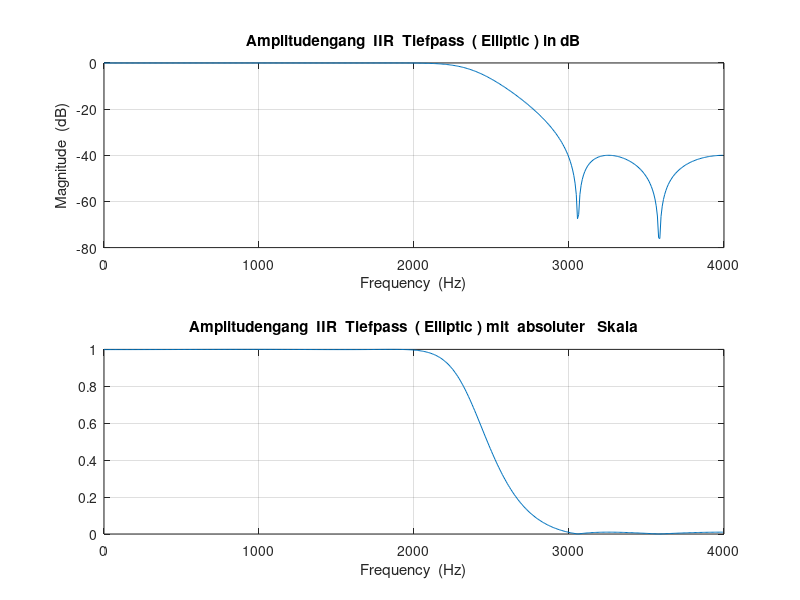
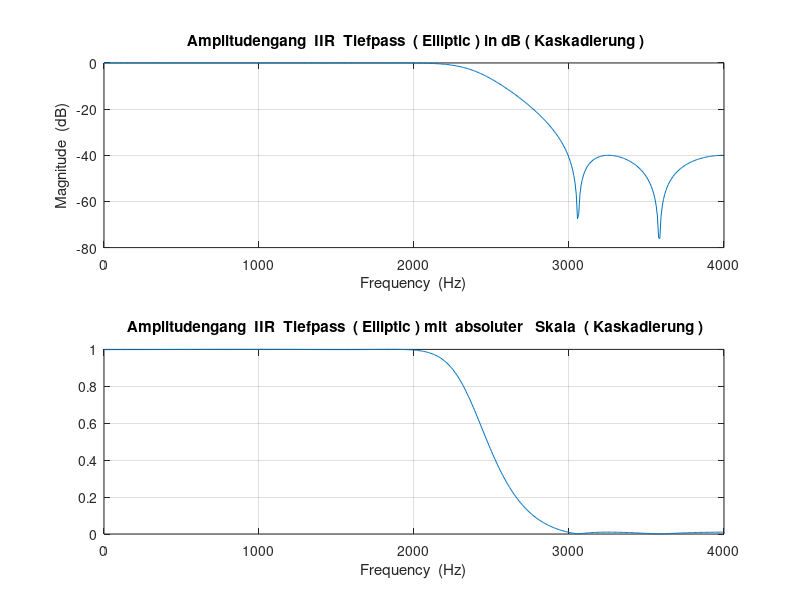

MATLAB code for these plots, in order:
%% DVP4 Filterentwurf IIR
% Filter Parameter

Fs = 8000;              % Sample frequency [Hz]
fg_passband = 1950;     % Passband corner frequency [Hz]
fg_stopband = 3000;     % Stopband corner frequency [Hz]

Wp = fg_passband/(Fs/2);% Passband corner frequency normalized to 1/2 sample frequency
Ws = fg_stopband/(Fs/2);% Stopband corner frequency normalized to 1/2 sample frequency
Rs = 40;                % Stopband attenuation [db]
Rp = 0.01;              % Passband ripple [db]


%% IIR LP-Filterentwurf: ellipord & ellip

% ellipord calculates the minimum order of a digital or analog elliptic filter 
% required to meet a set of filter design specifications.
% n -> returns the lowest order
% Wp -> Cutoff frequencies
[n_ellipord_LP, Wp_ellipord_LP] = ellipord(Wp, Ws, Rp, Rs); 

% Returns the transfer function coefficients of an nth-order lowpass digital elliptic filter 
% with normalized passband edge frequency Wp
[b_ellip_LP, a_ellip_LP] = ellip(n_ellipord_LP, Rp, Rs, Wp_ellipord_LP);

% Convert digital filter transfer function data to second-order sections form
% sos -> matrix with second-order section
% g -> gain factor
[sos_ellip_LP, g_ellip_LP] = tf2sos(b_ellip_LP, a_ellip_LP);

% Amplitudengang
[amp_ellip_LP , freq_ellip_LP ] = freqz(b_ellip_LP, a_ellip_LP, 512, Fs);
figure (1);
subplot (211);
plot (freq_ellip_LP ,(20* log10 (abs(amp_ellip_LP ))));
grid on;
title (' Amplitudengang  IIR  Tiefpass  ( Elliptic ) in dB ');
xlabel ('Frequency  (Hz)');
ylabel ('Magnitude  (dB)');
subplot (212);
plot (freq_ellip_LP ,abs(amp_ellip_LP ));
grid on;
title (' Amplitudengang  IIR  Tiefpass  ( Elliptic ) mit  absoluter   Skala ');
xlabel ('Frequency  (Hz)');

% IIR Filter with stages, scatter gain factor over the stages
% column -> spalte, row -> zeile
[ sos_ellip_LP_column , sos_ellip_LP_row ] = size(sos_ellip_LP);
% calculate the iir filter order
sos_ellip_LP_order = sos_ellip_LP_column;

% scatter the gain factor over the stages
% n-square of the factor, n=stages / nthroot->n-square
% Transponierte Direktstruktur II <- g scatter only over coeff b
for(k=1: sos_ellip_LP_column)
    for(m=1: (sos_ellip_LP_row/2))
        sos_ellip_LP(k,m)= sos_ellip_LP(k,m)* nthroot (g_ellip_LP, sos_ellip_LP_order );
    end
end

b_sos_ellip_LP = sos_ellip_LP (:,1:3);
a_sos_ellip_LP = sos_ellip_LP (:,4:6);

[amp_ellip1_LP , freq_ellip1_LP] = freqz(b_sos_ellip_LP(1,:) ,[a_sos_ellip_LP(1,1) a_sos_ellip_LP(1,2:3)], 512, Fs);
[amp_ellip2_LP , freq_ellip2_LP] = freqz(b_sos_ellip_LP(2,:) ,[a_sos_ellip_LP(2,1) a_sos_ellip_LP(2,2:3)], 512, Fs);

figure(2);
subplot(211);
plot(freq_ellip1_LP ,( 20* log10 (abs( amp_ellip1_LP )) + 20* log10 (abs( amp_ellip2_LP )) ) );
grid on;
title (' Amplitudengang  IIR  Tiefpass  ( Elliptic ) in dB ( Kaskadierung )');
xlabel ('Frequency  (Hz)');
ylabel ('Magnitude  (dB)');
subplot (2 ,1 ,2);
plot (freq_ellip1_LP ,abs( amp_ellip1_LP .* amp_ellip2_LP ));
grid on;
title (' Amplitudengang  IIR  Tiefpass  ( Elliptic ) mit  absoluter   Skala  ( Kaskadierung )');
xlabel ('Frequency  (Hz)');